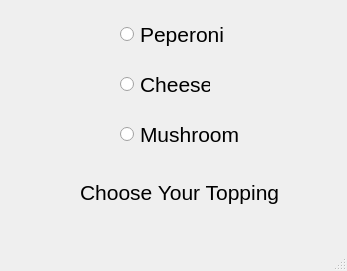
<?xml version="1.0" encoding="UTF-8"?>
<ui version="4.0">
 <class>MainWindow</class>
 <widget class="QMainWindow" name="MainWindow">
  <property name="geometry">
   <rect>
    <x>0</x>
    <y>0</y>
    <width>347</width>
    <height>271</height>
   </rect>
  </property>
  <property name="windowTitle">
   <string>MainWindow</string>
  </property>
  <widget class="QWidget" name="centralwidget">
   <widget class="QRadioButton" name="radioButton">
    <property name="geometry">
     <rect>
      <x>120</x>
      <y>20</y>
      <width>105</width>
      <height>29</height>
     </rect>
    </property>
    <property name="font">
     <font>
      <pointsize>16</pointsize>
     </font>
    </property>
    <property name="text">
     <string>Peperoni</string>
    </property>
   </widget>
   <widget class="QRadioButton" name="radioButton_2">
    <property name="geometry">
     <rect>
      <x>120</x>
      <y>70</y>
      <width>90</width>
      <height>29</height>
     </rect>
    </property>
    <property name="font">
     <font>
      <pointsize>16</pointsize>
     </font>
    </property>
    <property name="text">
     <string>Cheese</string>
    </property>
   </widget>
   <widget class="QRadioButton" name="radioButton_3">
    <property name="geometry">
     <rect>
      <x>120</x>
      <y>120</y>
      <width>120</width>
      <height>29</height>
     </rect>
    </property>
    <property name="font">
     <font>
      <pointsize>16</pointsize>
     </font>
    </property>
    <property name="text">
     <string>Mushroom</string>
    </property>
   </widget>
   <widget class="QLabel" name="label">
    <property name="geometry">
     <rect>
      <x>80</x>
      <y>180</y>
      <width>200</width>
      <height>25</height>
     </rect>
    </property>
    <property name="font">
     <font>
      <pointsize>16</pointsize>
     </font>
    </property>
    <property name="text">
     <string>Choose Your Topping</string>
    </property>
   </widget>
  </widget>
  <widget class="QMenuBar" name="menubar">
   <property name="geometry">
    <rect>
     <x>0</x>
     <y>0</y>
     <width>347</width>
     <height>21</height>
    </rect>
   </property>
  </widget>
  <widget class="QStatusBar" name="statusbar"/>
 </widget>
 <resources/>
 <connections/>
</ui>
